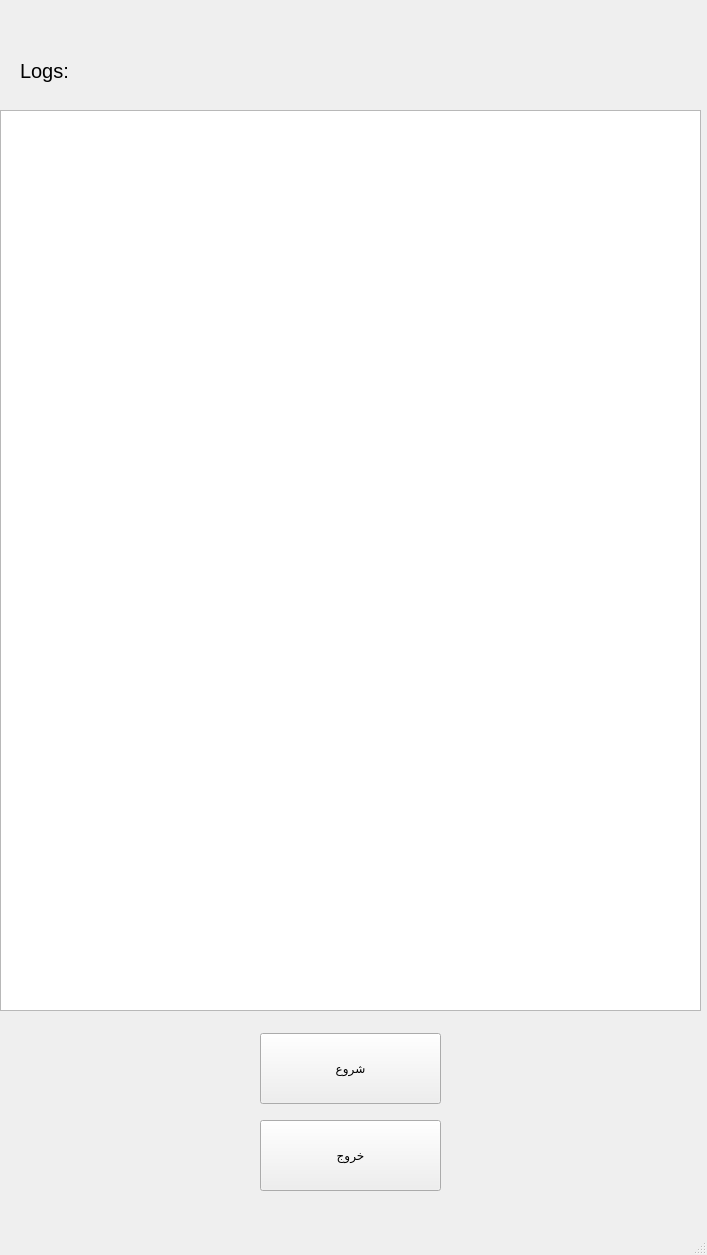
<?xml version="1.0" encoding="UTF-8"?>
<ui version="4.0">
 <class>MainWindow</class>
 <widget class="QMainWindow" name="MainWindow">
  <property name="geometry">
   <rect>
    <x>0</x>
    <y>0</y>
    <width>707</width>
    <height>1255</height>
   </rect>
  </property>
  <property name="windowTitle">
   <string>MainWindow</string>
  </property>
  <widget class="QWidget" name="centralwidget">
   <widget class="QTextBrowser" name="text">
    <property name="geometry">
     <rect>
      <x>0</x>
      <y>110</y>
      <width>701</width>
      <height>901</height>
     </rect>
    </property>
   </widget>
   <widget class="QLabel" name="label">
    <property name="geometry">
     <rect>
      <x>20</x>
      <y>40</y>
      <width>91</width>
      <height>61</height>
     </rect>
    </property>
    <property name="font">
     <font>
      <pointsize>15</pointsize>
     </font>
    </property>
    <property name="text">
     <string>Logs:</string>
    </property>
   </widget>
   <widget class="QPushButton" name="pushButton_2">
    <property name="geometry">
     <rect>
      <x>260</x>
      <y>1120</y>
      <width>181</width>
      <height>71</height>
     </rect>
    </property>
    <property name="text">
     <string>خروج</string>
    </property>
   </widget>
   <widget class="QPushButton" name="pushButton">
    <property name="geometry">
     <rect>
      <x>260</x>
      <y>1033</y>
      <width>181</width>
      <height>71</height>
     </rect>
    </property>
    <property name="text">
     <string>شروع</string>
    </property>
   </widget>
  </widget>
  <widget class="QMenuBar" name="menubar">
   <property name="geometry">
    <rect>
     <x>0</x>
     <y>0</y>
     <width>707</width>
     <height>20</height>
    </rect>
   </property>
  </widget>
  <widget class="QStatusBar" name="statusbar"/>
 </widget>
 <resources/>
 <connections>
  <connection>
   <sender>pushButton_2</sender>
   <signal>clicked()</signal>
   <receiver>MainWindow</receiver>
   <slot>close()</slot>
   <hints>
    <hint type="sourcelabel">
     <x>395</x>
     <y>490</y>
    </hint>
    <hint type="destinationlabel">
     <x>505</x>
     <y>500</y>
    </hint>
   </hints>
  </connection>
 </connections>
</ui>
